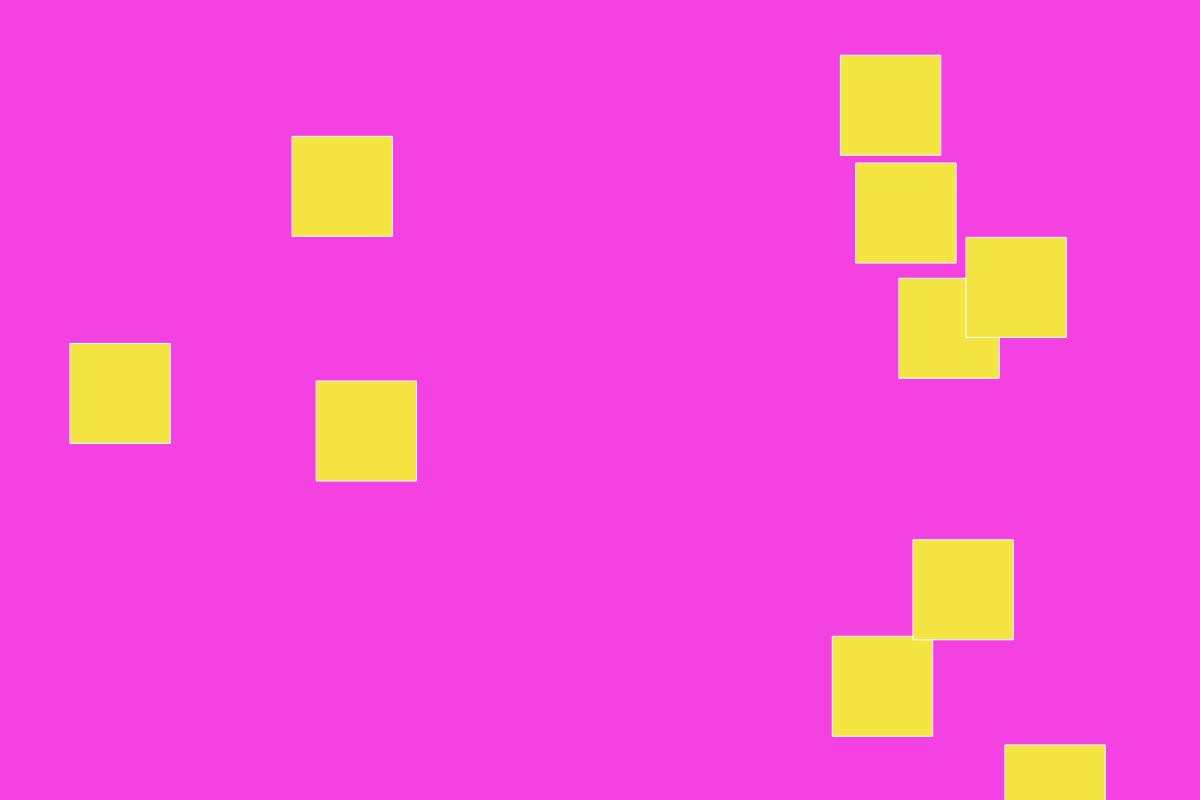
Frame 1 (no input)
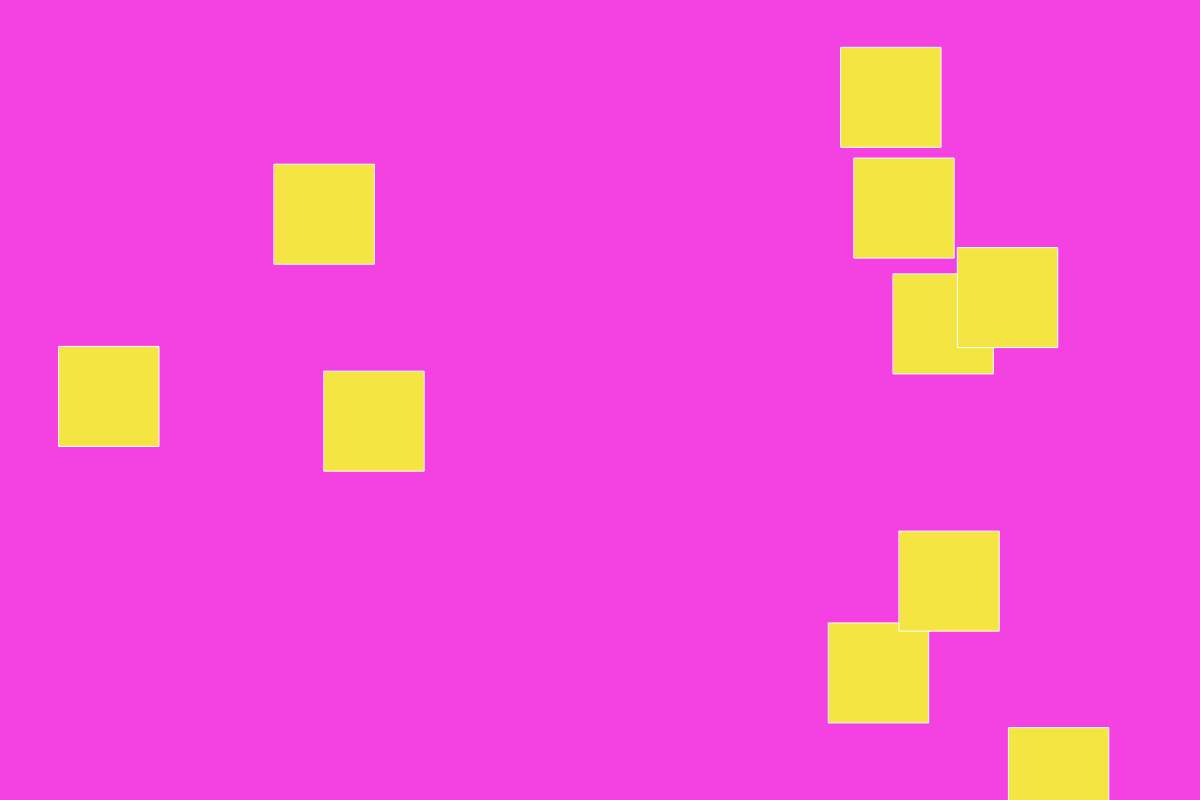
Frame 60 (no input)
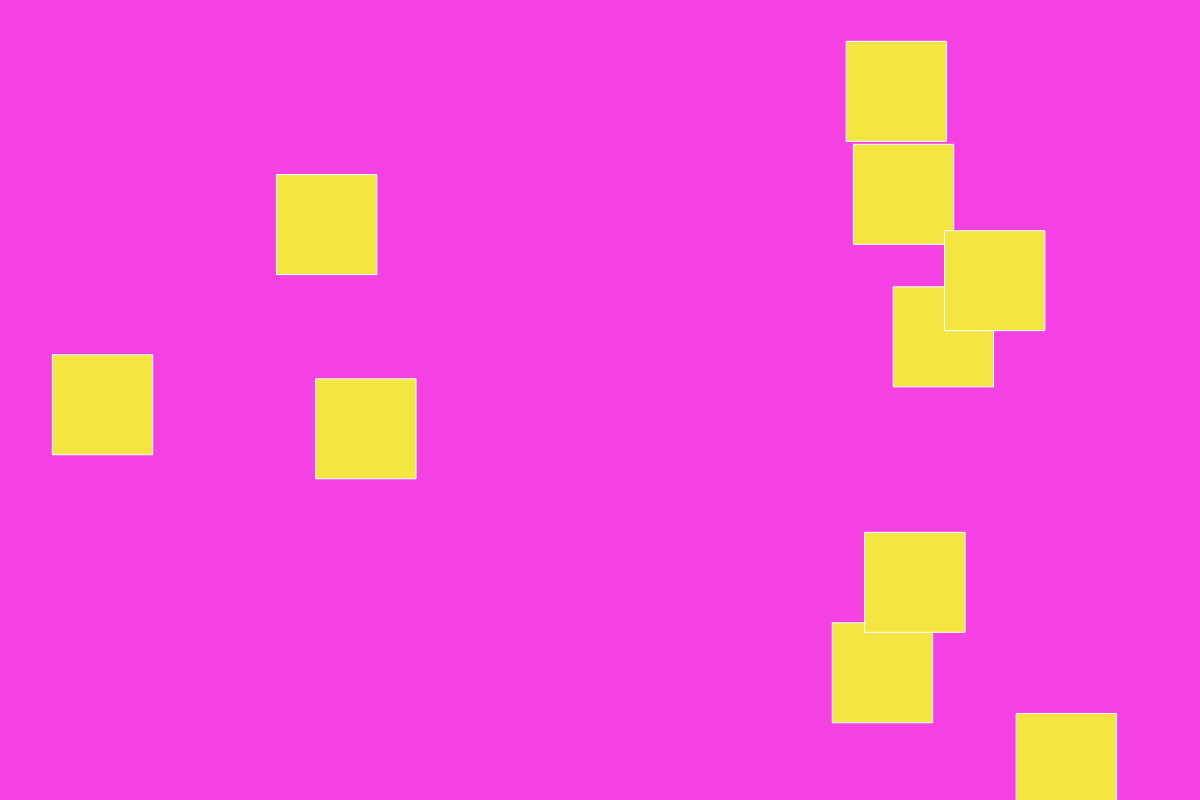
Frame 120 (the mouse pressed at the canvas centre since frame 60)

The p5.js sketch that drew these frames (run headless with seeded random() and noise() and a simulated clock; from frame 60 on, the mouse is pressed at the canvas centre):

// p5.js sketch
// ── sketch.js
var sqaures = [];

function setup() {
  createCanvas(windowWidth, 800);
for (var i = 0; i < 10; i++) {
  sqaures[i] = new Block(random(width),random(height));
  }
}

function draw() {
  background('rgb(244, 66, 226)');
  for (var i = 0; i < sqaures.length; i++){
  sqaures[i].update();
  sqaures[i].display();
  for (var j = 0; j < sqaures.length; j++){
    if (i != j && sqaures[i].intersects(sqaures[j])) {
      sqaures[i].changeColor();
      sqaures[j].changeColor();
      }
    }
  }
}
  //var d = dist(b1.x, b1.y, b2.x, b2.y);

  //if (d < b1.r + b2.r) {
    //b1.changeColor();
    //b2.changeColor();
  //}

//}

// ── blocks.js
function Block(x, y) {
  this.x = x;
  this.y = y;
  this.r = 25;
  this.col = color('rgb(244, 229, 66)');
  this.changeSize = function(){
    this.col = color(random(255));
  }
  this.intersects = function(other) {
    var d = dist(this.x, this.y, other.x, other.y);
    if (d < this.r + other.r) {
    return true;
  } else {
    return false;
    }
  }

this.display = function() {
  stroke(255);
  fill(this.col);
  rect(this.x, this.y, this.r * 4, this.r * 4);
}

this.update = function() {
  this.x = this.x + random(-3, 3);
  this.y = this.y + random(-3, 3);
  }
}
